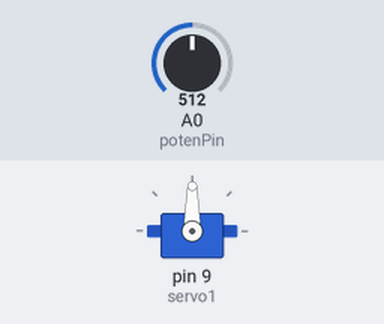
A sketch run on a simulated Arduino Uno, built with avr-gcc and run on an emulated ATmega328P. Shown: servo. The test bench sets the inputs (shaded band); at power-on: A0 (potenPin) = 512.

Above: at 1.2 s.
1.3 s: A0 (potenPin) set to 716
At 1.8 s:
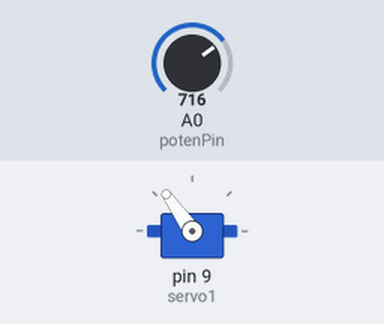
2.8 s: A0 (potenPin) set to 900
At 3.8 s:
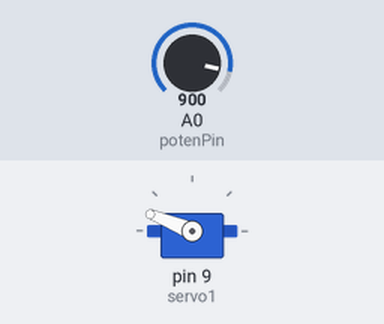
4.3 s: A0 (potenPin) set to 1023
At 5.3 s:
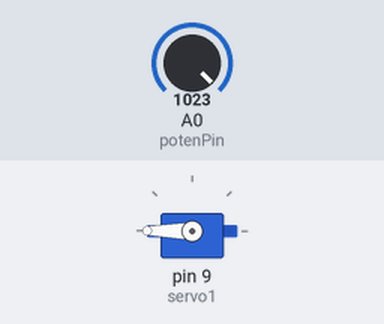
5.8 s: A0 (potenPin) set to 306
At 6.1 s:
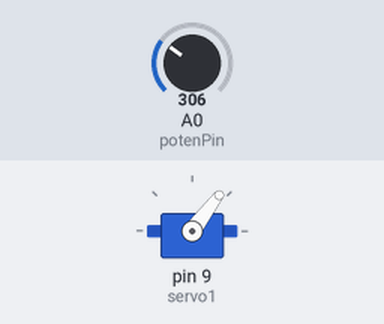
7.3 s: A0 (potenPin) set to 122
At 7.6 s:
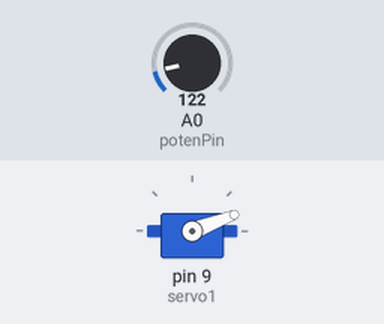
Timing chart, 0 to 9.8 s (numbered marks = the images above; inputs shaded):
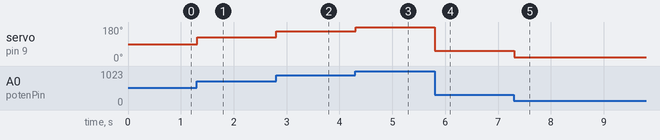

Measured:
- after the input at 1.3 s, servo on pin 9 (servo1): 90° → 125° at once
- after the input at 2.8 s, servo on pin 9 (servo1): 125° → 158° at once
- after the input at 4.3 s, servo on pin 9 (servo1): 158° → 180° at once
- after the input at 5.8 s, servo on pin 9 (servo1): 180° → 53° at once
- after the input at 7.3 s, servo on pin 9 (servo1): 53° → 21° at once

The sketch:

Servo_poten.ino
```cpp
#include<Servo.h>
Servo servo1;

int potenPin=A0;
int value;
void setup() {
  servo1.attach(9);

}

void loop() {
  value=analogRead(potenPin);
  value=map(value,0,1023,0,180);
  servo1.write(value);
  delay(15);
}
```
